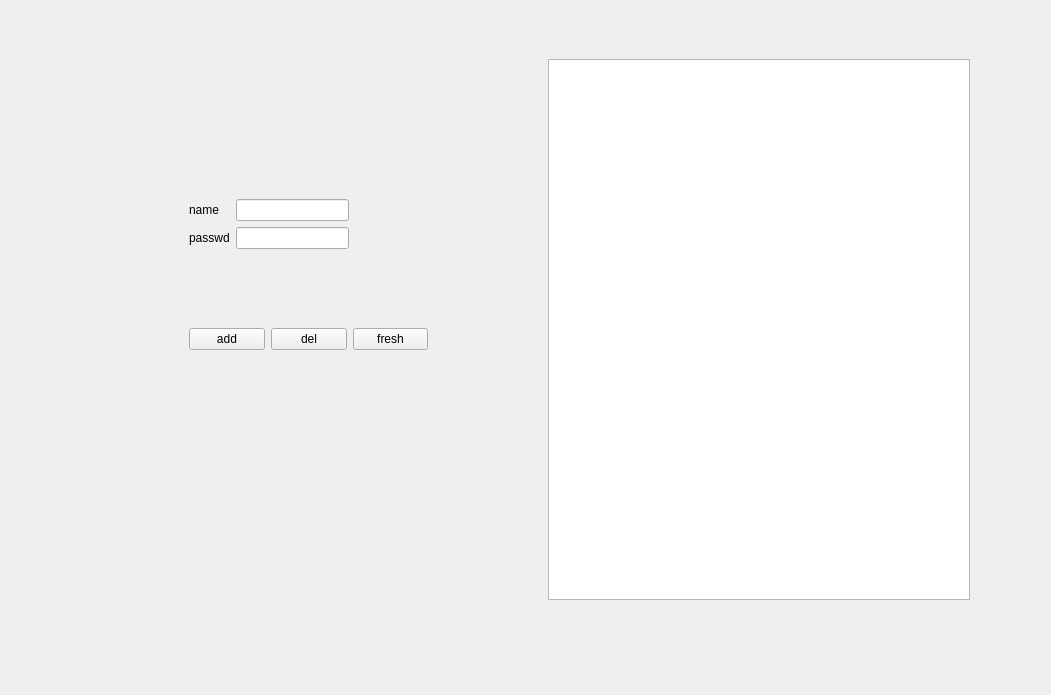
<?xml version="1.0" encoding="UTF-8"?>
<ui version="4.0">
 <class>Form</class>
 <widget class="QWidget" name="Form">
  <property name="geometry">
   <rect>
    <x>0</x>
    <y>0</y>
    <width>1051</width>
    <height>695</height>
   </rect>
  </property>
  <property name="windowTitle">
   <string>Form</string>
  </property>
  <widget class="QWidget" name="horizontalLayoutWidget">
   <property name="geometry">
    <rect>
     <x>119</x>
     <y>59</y>
     <width>851</width>
     <height>541</height>
    </rect>
   </property>
   <layout class="QHBoxLayout" name="mainLayout">
    <property name="sizeConstraint">
     <enum>QLayout::SetMaximumSize</enum>
    </property>
    <item>
     <widget class="QWidget" name="widget" native="true">
      <widget class="QWidget" name="widget_2" native="true">
       <property name="geometry">
        <rect>
         <x>710</x>
         <y>-31</y>
         <width>191</width>
         <height>281</height>
        </rect>
       </property>
      </widget>
      <widget class="QWidget" name="formLayoutWidget">
       <property name="geometry">
        <rect>
         <x>70</x>
         <y>140</y>
         <width>160</width>
         <height>83</height>
        </rect>
       </property>
       <layout class="QFormLayout" name="formLayout">
        <item row="0" column="0">
         <widget class="QLabel" name="label">
          <property name="text">
           <string>name</string>
          </property>
         </widget>
        </item>
        <item row="0" column="1">
         <widget class="QLineEdit" name="nameLineEdit"/>
        </item>
        <item row="1" column="0">
         <widget class="QLabel" name="label_2">
          <property name="text">
           <string>passwd</string>
          </property>
         </widget>
        </item>
        <item row="1" column="1">
         <widget class="QLineEdit" name="passwdLineEdit"/>
        </item>
        <item row="2" column="1">
         <spacer name="verticalSpacer">
          <property name="orientation">
           <enum>Qt::Vertical</enum>
          </property>
          <property name="sizeHint" stdset="0">
           <size>
            <width>20</width>
            <height>40</height>
           </size>
          </property>
         </spacer>
        </item>
       </layout>
      </widget>
      <widget class="QWidget" name="horizontalLayoutWidget_2">
       <property name="geometry">
        <rect>
         <x>70</x>
         <y>240</y>
         <width>239</width>
         <height>80</height>
        </rect>
       </property>
       <layout class="QHBoxLayout" name="horizontalLayout_2">
        <item>
         <widget class="QPushButton" name="addButton">
          <property name="text">
           <string>add</string>
          </property>
         </widget>
        </item>
        <item>
         <widget class="QPushButton" name="delButton">
          <property name="text">
           <string>del</string>
          </property>
         </widget>
        </item>
        <item>
         <widget class="QPushButton" name="freshButton">
          <property name="text">
           <string>fresh</string>
          </property>
         </widget>
        </item>
       </layout>
      </widget>
     </widget>
    </item>
    <item>
     <widget class="QTableView" name="tableView">
      <property name="sizePolicy">
       <sizepolicy hsizetype="Preferred" vsizetype="Preferred">
        <horstretch>0</horstretch>
        <verstretch>0</verstretch>
       </sizepolicy>
      </property>
     </widget>
    </item>
   </layout>
  </widget>
 </widget>
 <resources/>
 <connections/>
</ui>
